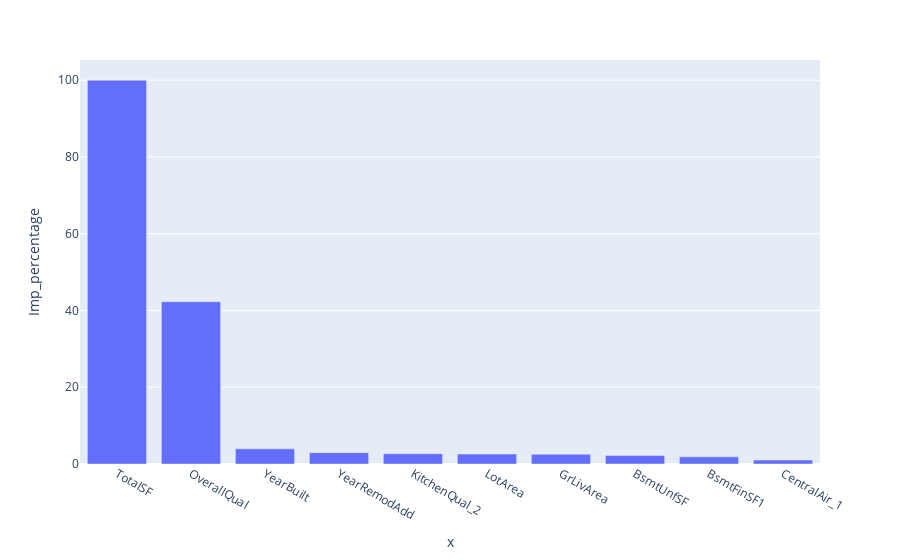

Notebook source saved alongside this figure:
### Code cell
#See those variables visually
px.bar(importance, x= importance.index, y= 'Imp_percentage')

### Figure 1 — Plotly figure (JSON) as saved in the notebook; plotly's stock layout.template omitted (floating-point values rounded to 4 significant figures)
{"data": [{"alignmentgroup": "True", "hoverlabel": {"namelength": 0}, "hovertemplate": "x=%{x}<br>Imp_percentage=%{y}", "legendgroup": "", "marker": {"color": "#636efa"}, "name": "", "offsetgroup": "", "orientation": "v", "showlegend": false, "textposition": "auto", "type": "bar", "x": ["TotalSF", "OverallQual", "YearBuilt", "YearRemodAdd", "KitchenQual_2", "LotArea", "GrLivArea", "BsmtUnfSF", "BsmtFinSF1", "CentralAir_1"], "xaxis": "x", "y": [100, 42.28, 3.949, 2.961, 2.669, 2.596, 2.553, 2.201, 1.861, 1.033], "yaxis": "y"}], "layout": {"barmode": "relative", "legend": {"tracegroupgap": 0}, "margin": {"t": 60}, "xaxis": {"anchor": "y", "domain": [0, 1], "title": {"text": "x"}}, "yaxis": {"anchor": "x", "domain": [0, 1], "title": {"text": "Imp_percentage"}}}}
